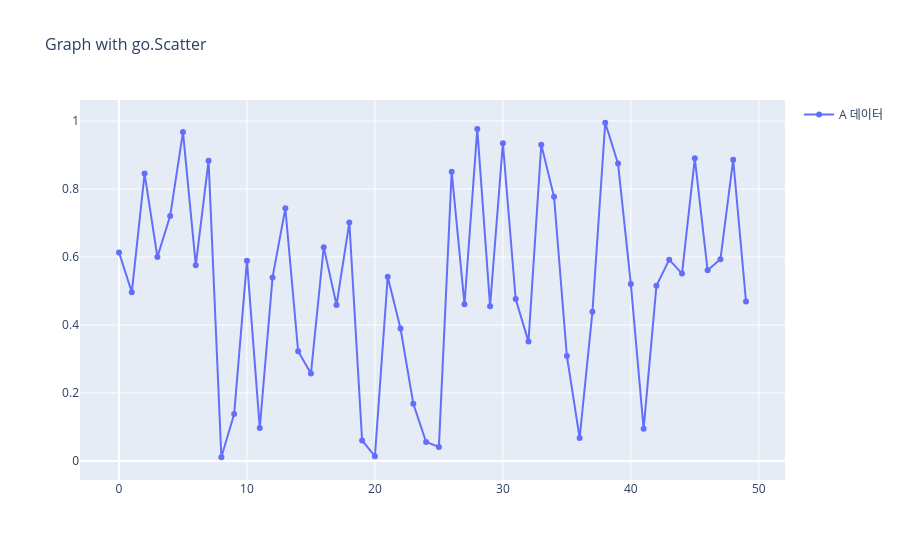

The code cell stored with this chart in its notebook:
### Code cell
import plotly.graph_objects as go
import pandas as pd
import numpy as np

df = pd.DataFrame({
    "A":np.random.rand(50)
})

fig = go.Figure()

fig.add_trace(
    go.Scatter(
        x=df.index,
        y=df["A"],
        mode="lines+markers",
        name="A 데이터",
        showlegend=True
    )
)

fig.update_layout(
    title={
        "text": "Graph with go.Scatter",
        "font": {"size": 16}
    },
    # xaxis_title="Index"
    # yaxis_title="A"
    xaxis={"title": "Index"},
    yaxis={"title": "A"}
)

fig.show()

### Figure 1 — Plotly figure (JSON) as saved in the notebook; plotly's stock layout.template omitted (floating-point values rounded to 4 significant figures)
{"data": [{"mode": "lines+markers", "name": "A 데이터", "showlegend": true, "type": "scatter", "x": [0, 1, 2, 3, 4, 5, 6, 7, 8, 9, 10, 11, 12, 13, 14, 15, 16, 17, 18, 19, 20, 21, 22, 23, 24, 25, 26, 27, 28, 29, 30, 31, 32, 33, 34, 35, 36, 37, 38, 39, 40, 41, 42, 43, 44, 45, 46, 47, 48, 49], "y": [0.6135, 0.4963, 0.8455, 0.6003, 0.721, 0.9675, 0.576, 0.883, 0.01092, 0.1381, 0.5892, 0.09673, 0.5399, 0.7432, 0.3227, 0.257, 0.6291, 0.4588, 0.7014, 0.06025, 0.01373, 0.5419, 0.3897, 0.1683, 0.05569, 0.04142, 0.8511, 0.461, 0.9763, 0.4554, 0.9347, 0.4763, 0.3512, 0.9304, 0.777, 0.3089, 0.06751, 0.4391, 0.995, 0.8748, 0.5209, 0.09451, 0.5151, 0.5922, 0.5512, 0.8904, 0.5608, 0.5932, 0.8862, 0.4691]}], "layout": {"title": {"font": {"size": 16}, "text": "Graph with go.Scatter"}}}
